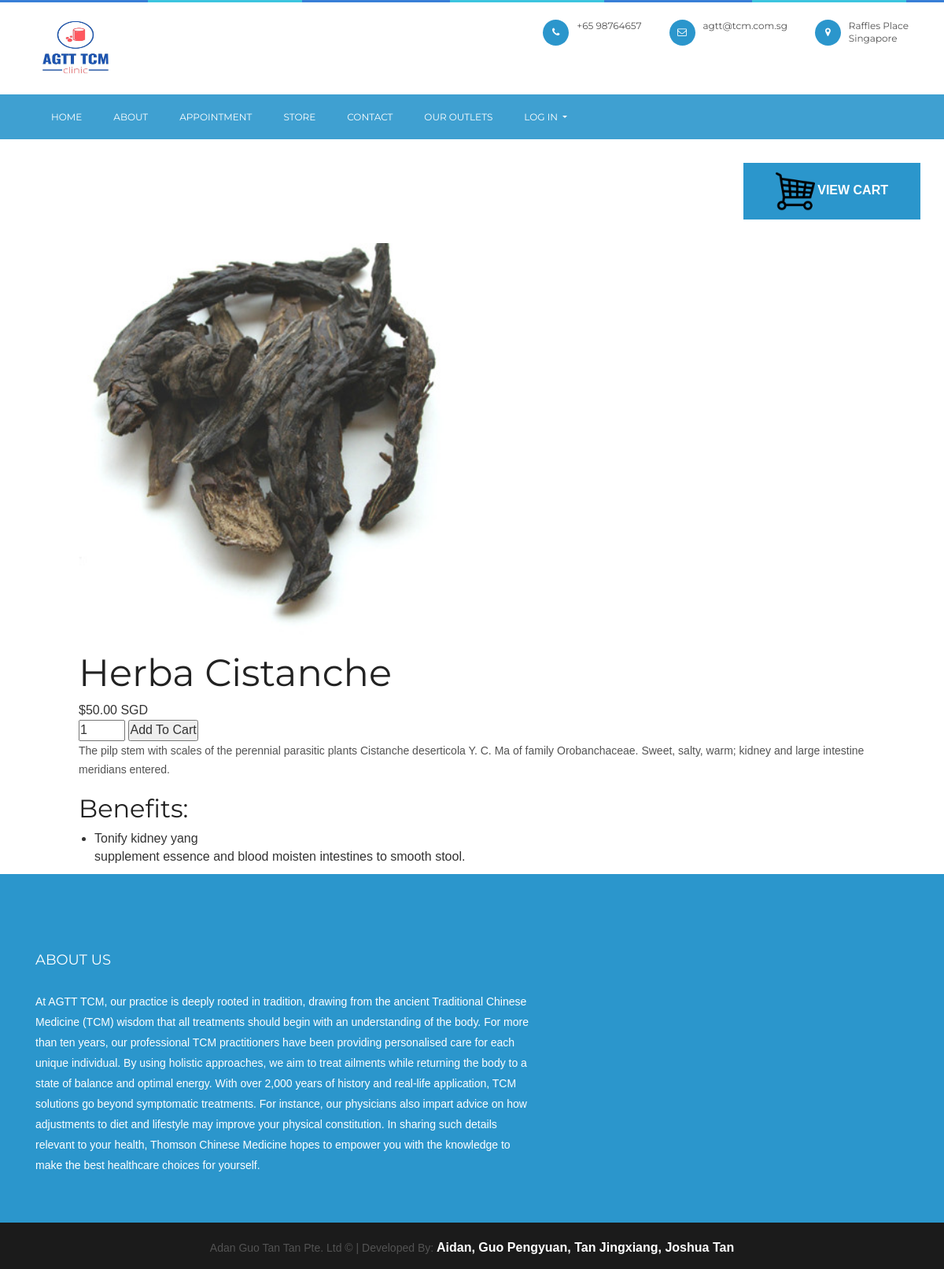
The page /storeindex.php?page=storeproduct&id=7 on the database its author committed.
### tables this page shows
CREATE TABLE IF NOT EXISTS `products` (
	`id` int(11) NOT NULL AUTO_INCREMENT,
	`name` varchar(200) NOT NULL,
	`desc` text NOT NULL,
	`price` decimal(7,2) NOT NULL,
	`currency` text NOT NULL,
	`quantity` int(11) NOT NULL,
	`img` text NOT NULL,
	`date_added` datetime NOT NULL DEFAULT CURRENT_TIMESTAMP,
	PRIMARY KEY (`id`)
);

### storeindex.php (called while the page is built, shortened)
<?php
include 'storefunctions.php';
$page = isset($_GET['page']) && file_exists($_GET['page'] . '.php') ? $_GET['page'] : 'storemain';
include $page . '.php';
?>

### storeproduct.php (the view, shortened to what this page needs)
<?php
if (isset($_GET['id'])) {
    $stmt = $pdo->prepare('SELECT * FROM products WHERE id = ?');
    $stmt->execute([$_GET['id']]);
    $product = $stmt->fetch(PDO::FETCH_ASSOC);
} else {
    exit('Product does not exist!');
}
?>
<?php
include("header.php")
?>
<div class="text-right">
    <a href="storecart.php">
        <button class="btn m-5">
            <img src="./images/cart.png" alt="" height="50px" width="50px">
            <strong>View Cart</strong>
        </button>
    </a>
</div>
<div class="product content-wrapper">
    <img src="images/<?=$product['img']?>" width="500" height="500" alt="<?=$product['name']?>">
    <div>
        <h1 class="name"><?=$product['name']?></h1>
        <span class="price">
            &dollar;<?=$product['price'], ' ',$product['currency']?>
        </span>
        <form action="storeindex.php?page=storecart" method="post">
            <input type="number" name="quantity" value="1" min="1" max="<?=$product['quantity']?>" placeholder="Quantity" required>
            <input type="submit" value="Add To Cart">
        </form>
        <div class="description">
            <?=$product['desc']?>
        </div>
    </div>
</div>
<?php
include("footer.php")
?>

### css/style.css (style rules this page uses)
* { margin: 0px; padding: 0px; }
body { background: #FFF; font-weight: normal; position: relative; font-size: 14px; font-family: 'Raleway', sans-serif; }
h1, h2, h3, h4, h5, h6 { font-weight: normal; color: #222222; font-family: 'Montserrat', sans-serif; }
h1 { font-size: 48px; }
h3 { font-size: 32px; }
p { color: #535353; font-size: 14px; letter-spacing: 0px; line-height: 24px; font-weight: 500; text-rendering: optimizeLegibility; }
a { -webkit-transition: all 0.4s ease-in-out; -moz-transition: all 0.4s ease-in-out; -o-transition: all 0.4s ease-in-out; -ms-transition: all 0.4s ease-in-out; transition: all 0.4s ease-in-out; text-decoration: none !important; }
img { -webkit-transition: 0.4s ease-in-out; -moz-transition: 0.4s ease-in-out; -ms-transition: 0.4s ease-in-out; -o-transition: 0.4s ease-in-out; transition: 0.4s ease-in-out; display: inline-block !important; }
a { text-decoration: none; color: #141414; }
.btn { background: #2B96CC; display: inline-block; font-size: 14px; padding: 10px 40px; font-family: 'Montserrat', sans-serif; font-weight: 400; border-radius: 0px; color: #fff; text-transform: uppercase; position: relative; overflow: hidden; -webkit-transition: all 0.4s ease-in-out; -moz-transition: all 0.4s ease-in-out; -o-transition: all 0.4s ease-in-out; -ms-transition: all 0.4s ease-in-out; transition: all 0.4s ease-in-out; }

### css/storestyle.css (style rules this page uses)
* { box-sizing: border-box; font-family: Arial, Helvetica, sans-serif; font-size: 16px; }
html { height:100%; }
.content-wrapper { width: 1000px; margin: 0 auto; }

### rows shown on the page
products: img (picture), name "Herba Cistanche", price "50.00", currency "SGD", desc "The pilp stem with scales of the perennial parasitic plants Cistanche deserticola Y. C. Ma of family Orobanchaceae. Sweet, salty, warm; kidney and large intestine meridians entered. Benefits: Tonify kidney yang supplement essence and blood moisten intestines to smooth stool."
